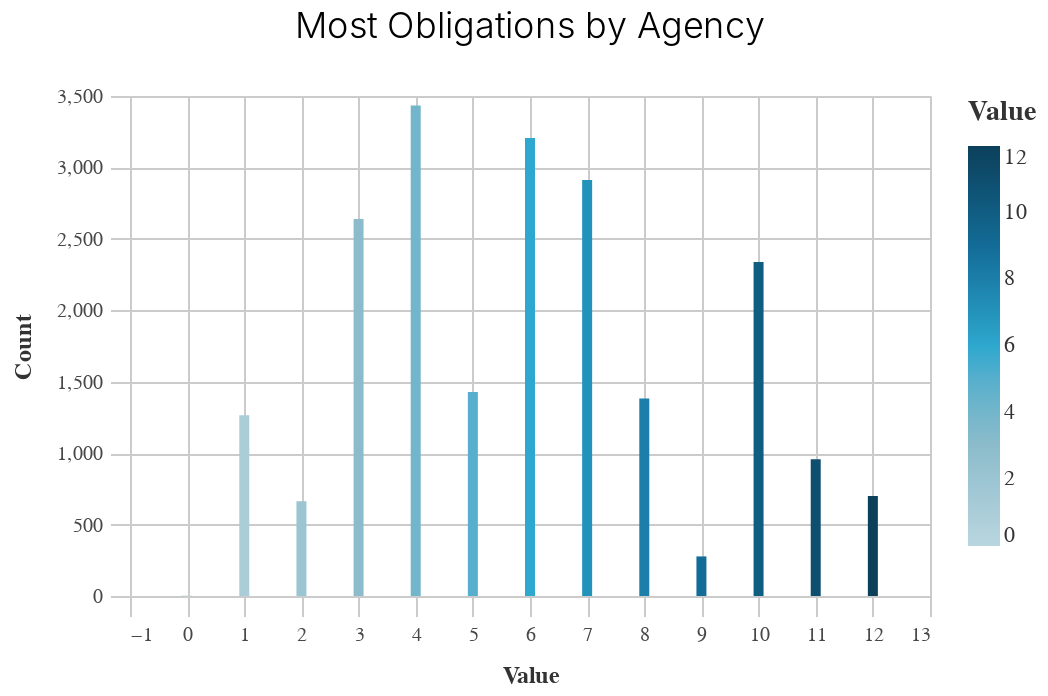

Write notebook code for a chart like this one.
### Code cell
# using df_top

_dla_utils.basic_bar_chart(
    (df_top >> filter(_.variable == "dist")),
    "value",
    "count",
    "value",
    "subset",
    "Most Obligations by Agency",
)

### Figure 1 — Vega-Lite specification as saved in the notebook (floating-point values rounded to 4 significant figures)
{"usermeta": {"embedOptions": {"theme": "fivethirtyeight"}}, "config": {"view": {"continuousWidth": 400, "continuousHeight": 300}, "axis": {"domainColor": "#cbcbcb", "grid": true, "gridColor": "#cbcbcb", "gridWidth": 1, "labelColor": "#474747", "labelFont": "Nunito Sans", "labelFontSize": 10, "labelPadding": 4, "tickColor": "#cbcbcb", "tickSize": 10, "titleColor": "#333", "titleFont": "Raleway", "titleFontSize": 12, "titlePadding": 10}, "axisBand": {"grid": false}, "background": "white", "font": "Raleway", "header": {"labelFont": "Nunito Sans", "titleFont": "Raleway"}, "legend": {"labelColor": "#333", "labelFont": "Nunito Sans", "labelFontSize": 11, "labelLimit": 0, "padding": 1, "symbolSize": 30, "symbolType": "square", "titleColor": "#333", "titleFont": "Raleway", "titleFontSize": 14, "titlePadding": 10}, "title": {"anchor": "middle", "font": "Raleway", "fontSize": 18, "fontWeight": 300, "offset": 20}}, "data": {"name": "data-c1790bdba3de0bf1c929d1c5ab882c01"}, "mark": "bar", "encoding": {"color": {"field": "value", "legend": {"title": "Value"}, "scale": {"range": ["#B9D6DF", "#8CBCCB", "#2EA8CE", "#136C97", "#0B405B"]}, "type": "quantitative"}, "x": {"field": "value", "sort": "-y", "title": "Value", "type": "quantitative"}, "y": {"field": "count", "title": "Count", "type": "quantitative"}}, "height": 250, "title": "Most Obligations by Agency", "width": 400, "$schema": "https://vega.github.io/schema/vega-lite/v4.17.0.json", "datasets": {"data-c1790bdba3de0bf1c929d1c5ab882c01": [{"value": 4, "count": 3433, "variable": "dist"}, {"value": 6, "count": 3206, "variable": "dist"}, {"value": 7, "count": 2912, "variable": "dist"}, {"value": 3, "count": 2639, "variable": "dist"}, {"value": 10, "count": 2338, "variable": "dist"}, {"value": 5, "count": 1428, "variable": "dist"}, {"value": 8, "count": 1383, "variable": "dist"}, {"value": 1, "count": 1266, "variable": "dist"}, {"value": 11, "count": 958, "variable": "dist"}, {"value": 12, "count": 700, "variable": "dist"}, {"value": 2, "count": 663, "variable": "dist"}, {"value": 9, "count": 277, "variable": "dist"}, {"value": 0, "count": 3, "variable": "dist"}]}}
